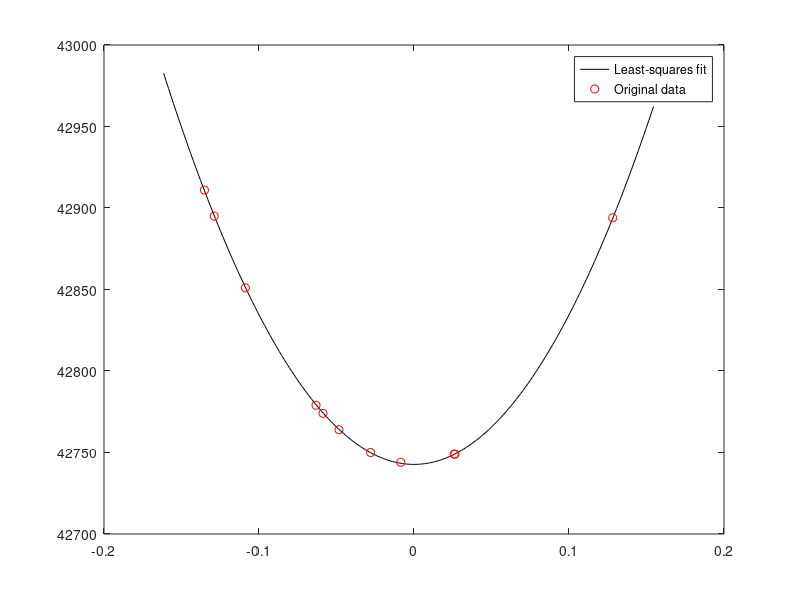

Write MATLAB code to recreate this figure. (Note: this script raises an error after producing the figure.)
%Assignment 5 

%% Question 1
format long

theta = [-0.1289, -0.1352 ,-0.1088, -0.0632, -0.0587, -0.0484, -0.0280, -0.0085,0.0259, 0.0264,0.1282]';
r = [42895, 42911, 42851, 42779, 42774,42764,42750,42744, 42749, 42749, 42894]';

%Equation: y = mx + b
%Let y= 2r ; m = -2rcos(theta);  x = epsilon; b = L 
%Equation is now 2r = L - 2rcos(theta)*epsilon
%A = [1 -2rcos(theta)]; x =[L epsilon] ; b = [2r] 
%Solve Ax = b

m = -2*r.*cos(theta);

%Solve for L and epsilon
b = 2*r;
A = [ones(1,11)' m];

x = A\b;

L = x(1);
epsilon = x(2);


%Now that L and epsilon are calculated, plot predicted function and given data
%points: Function: r = L/(2(1+?cos?)
min_val = min(theta);
max_val = max(theta);
extra = abs(min_val-max_val)/10;

XX = linspace(min_val-extra, max_val+extra, 200); 
YY = L./(2*(1+epsilon*cos(XX))); 
plot(XX,YY, 'k-', theta,r,'ro');
legend('Least-squares fit', 'Original data')


%Generate a plot in polar coordinates
theta_2 = linspace(-pi,pi); 
r_2 = L./(2*(1+epsilon*cos(theta_2))); 
%polarplot(theta_2, r_2);
hold on
%polarplot(theta,r, 'ro');




%% Question 4
%below is the code relevant to part a
%Just to ensure that the method is able to solve the system

N = 63;
n = N*N;
h = 1/(N+1);
c = 2*(pi*h)^2;
A = delsq(numgrid('S',N+2)) + c*speye(n);

l = N;
m = N;
eig1 = 4 - 2*(cos(l*pi*h)+cos(m*pi*h)) + 2*(pi*h)^2;
eig2 =  4 - 2*(cos(pi*h)+cos(pi*h)) + 2*(pi*h)^2;

K2 = abs(eig1)/abs(eig2)

actual = cond(full(A))

%% part b
%Below is the driver code to run the functions and produce the appropriate
%plots

%define tol, L and N
tol = 10^-5;
L = 2:5;
N_vals = 2.^L - 1;

%create matrix of output for different N values
x_arr = cell(4,1);
for i=1:4
    
    %create relevant variables
    N = N_vals(i);
    n = N*N;
    %h = 1/(N+1);
    c = 2*(pi/(N+1))^2;
    A = delsq(numgrid('S',N+2)) + c*speye(n);
    b = 1/(N+1) *ones(n,1);
    
    
    %compute solutuion
    [x_sol, K2_sol, itr_sol, n_sol] = systemSolver(A,b, tol);  

    %store solutions
    x_arr{i} = x_sol;
    K2_arr(i) = K2_sol;
    itr_arr(i) = itr_sol;
    n_arr(i) = n_sol;
    
    
end 

%produce a plot of n vs iteration count to look at relationship 
plot(n_arr,itr_arr);
xlabel('n');
ylabel('iteration count');

%expect a linear plot, since the algortihm has O(n) complexity, so makes
%sense. i.e. as n increases, the number of iterations required lineraly
%with n.


%% Question 5
%Below is the driver code to run the functions and produce the appropriate
%plots

%define tol, L and N
tol = 10^-5;
L2 = 2:6;
N_vals2 = 2.^L2 - 1;

%create matrix of output for different N values
x_arr2 = cell(5,1);
for i=1:5
    
    %create relevant variables
    N2 = N_vals2(i);
    n2 = N2*N2;
    c2 = 2*(pi/(N2+1))^2;
    A2 = delsq(numgrid('S',N2+2)) + c2*speye(n2);
    b2 = 1/(N2+1) *ones(n2,1);
    
    %compute solutuion
    [x_sol2,n_sol2, itr_sol2, K2_sol2] = pcg_method(A2,b2, tol);  

    %store solutions
    x_arr2{i} = x_sol2;
    K2_arr2(i) = K2_sol2;
    itr_arr2(i) = itr_sol2;
    n_arr2(i) = n_sol2;
    
    
end 

%produce a plot of n vs iteration count to look at relationship 
semilogx(n_arr2, itr_arr2);
xlabel('n');
ylabel('iteration count');




%% Functions 
% The functions relevant to Questions 4 and 5 are given below


function [xJ, K2, itr, n] = systemSolver(A,b, tol)
    %Function that uses jacobi method to solve a linear system Ax = b
    
    n = size(A,1);
   
    N = sqrt(n); %get N and h to compute the condition number
    h = 1/(N+1);
    c = 2*(pi*h)^2;
    A = delsq(numgrid('S',N+2)) + c*speye(n);

    l = N;
    m = N;
    eig1 = 4 - 2*(cos(l*pi*h)+cos(m*pi*h)) + 2*(pi*h)^2;
    eig2 =  4 - 2*(cos(pi*h)+cos(pi*h)) + 2*(pi*h)^2;
    
   
    K2 = abs(eig1)/abs(eig2); %evaluate condintion number 
    
    Dv = diag(A); %Get diagonal elements of A
            
    x = zeros(n,1); r = b;
    count = 0;
    for i=1:100000 
        x = x + r./Dv; 
        r = b - A*x; %get residual 
        
        rJ(i) = norm(r)/norm(b);
        count = i;
        if rJ(i) < tol, break, end
        
    end 
    xJ = x; %return vector of x values
    itr = count; %number of iterations before residual goes below tolerance
    
end


function [xCG,n,itr, K2] = pcg_method(A,b,tol)
    %PCG method for a given system 
    
    n = size(A,1);
   
    N = sqrt(n); %get N and h to compute the condition number
    h = 1/(N+1);
    c = 2*(pi*h)^2;
    A = delsq(numgrid('S',N+2)) + c*speye(n);

    l = N;
    m = N;
    eig1 = 4 - 2*(cos(l*pi*h)+cos(m*pi*h)) + 2*(pi*h)^2;
    eig2 =  4 - 2*(cos(pi*h)+cos(pi*h)) + 2*(pi*h)^2;
    
   
    K2 = abs(eig1)/abs(eig2); %evaluate condintion number 
    
    %run matlab pcg function and get relevant values
    [x_cg, flag, relres, pcg_itr] = pcg(A,b,tol,100000);
    
    xCG = x_cg;
    itr = pcg_itr;
    
    
end 
    
    


